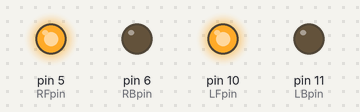
Recording of a sketch running on a simulated Arduino Uno, built with avr-gcc and run on an emulated ATmega328P. On the bench: output pins drawn as LEDs (lit = HIGH).

Above: at 0.05 s.
At 2.0 s:
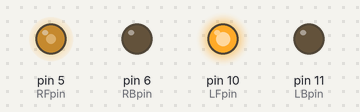
At 4.05 s:
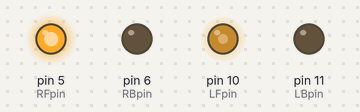
At 8.0 s:
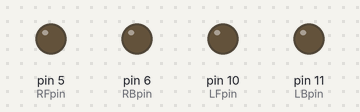
Timing chart, 0 to 10.4 s (numbered marks = the images above):
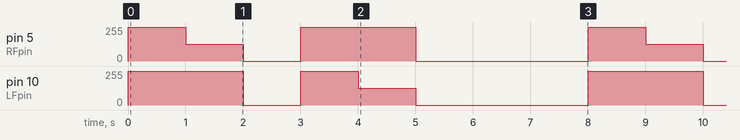

Measured:
- by itself, pin 5 (RFpin): repeats every 8.0 s: 127/255 1.0 s, 0/255 1.0 s, 255/255 2.0 s, 0/255 3.0 s, 255/255 1.0 s
- by itself, pin 10 (LFpin): repeats every 8.0 s: 0/255 1.0 s, 255/255 1.0 s, 127/255 1.0 s, 0/255 3.0 s, 255/255 2.0 s

The sketch:

motor_movements.ino
```cpp
const int RFpin = 5;
const int RBpin = 6;
const int LFpin = 10;
const int LBpin = 11;

//test functions for PWM control:
//speed is a percent of duty cycle for controlling speed, and PWM converts that to an input usable by arduino
const int speed = 100;
const int PWM = speed * 2.55;

void setup() {
  Serial.begin(9600);

  pinMode(RFpin, OUTPUT);
  pinMode(RBpin, OUTPUT);
  pinMode(LFpin, OUTPUT);
  pinMode(LBpin, OUTPUT);
}

void loop() {

  forward();
  delay(1000);

  bankr();
  delay(1000);

  stop();
  delay(1000);

  forward();
  delay(1000);

  bankl();
  delay(1000);

  stop();
  delay(3000);


}


void forward() {
  analogWrite(RFpin, PWM);
  analogWrite(RBpin, 0);
  analogWrite(LFpin, PWM);
  analogWrite(LBpin, 0);
}
void back() {
  analogWrite(RFpin, 0);
  analogWrite(RBpin, PWM);
  analogWrite(LFpin, 0);
  analogWrite(LBpin, PWM);
}
void stop() {
  analogWrite(RFpin, 0);
  analogWrite(RBpin, 0);
  analogWrite(LFpin, 0);
  analogWrite(LBpin, 0);
}
void estop() {
  analogWrite(RFpin, 0);
  analogWrite(RBpin, PWM);
  analogWrite(LFpin, 0);
  analogWrite(LBpin, PWM);
  delay(100);
  analogWrite(RFpin, 0);
  analogWrite(RBpin, 0);
  analogWrite(LFpin, 0);
  analogWrite(LBpin, 0);
}

void bankr(){
  analogWrite(RFpin, PWM/2);
  analogWrite(RBpin, 0);
  analogWrite(LFpin, PWM);
  analogWrite(LBpin, 0);
}
void bankl(){
  analogWrite(RFpin, PWM);
  analogWrite(RBpin, 0);
  analogWrite(LFpin, PWM/2);
  analogWrite(LBpin, 0);
}

void turnr(){
  analogWrite(RFpin, PWM);
  analogWrite(RBpin, 0);
  analogWrite(LFpin, 0);
  analogWrite(LBpin, 0);
}
void turnl(){
  analogWrite(RFpin, 0);
  analogWrite(RBpin, 0);
  analogWrite(LFpin, PWM);
  analogWrite(LBpin, 0);
}
void pivotr() {
  analogWrite(RFpin, 0);
  analogWrite(RBpin, PWM);
  analogWrite(LFpin, PWM);
  analogWrite(LBpin, 0);
}
void pivotl() {
  analogWrite(RFpin, PWM);
  analogWrite(RBpin, 0);
  analogWrite(LFpin, 0);
  analogWrite(LBpin, PWM);
}
void turnr_rev(){
  analogWrite(RFpin, 0);
  analogWrite(RBpin, 0);
  analogWrite(LFpin, 0);
  analogWrite(LBpin, PWM);
}
void turnl_rev(){
  analogWrite(RFpin, 0);
  analogWrite(RBpin, PWM);
  analogWrite(LFpin, 0);
  analogWrite(LBpin, 0);
}
```
